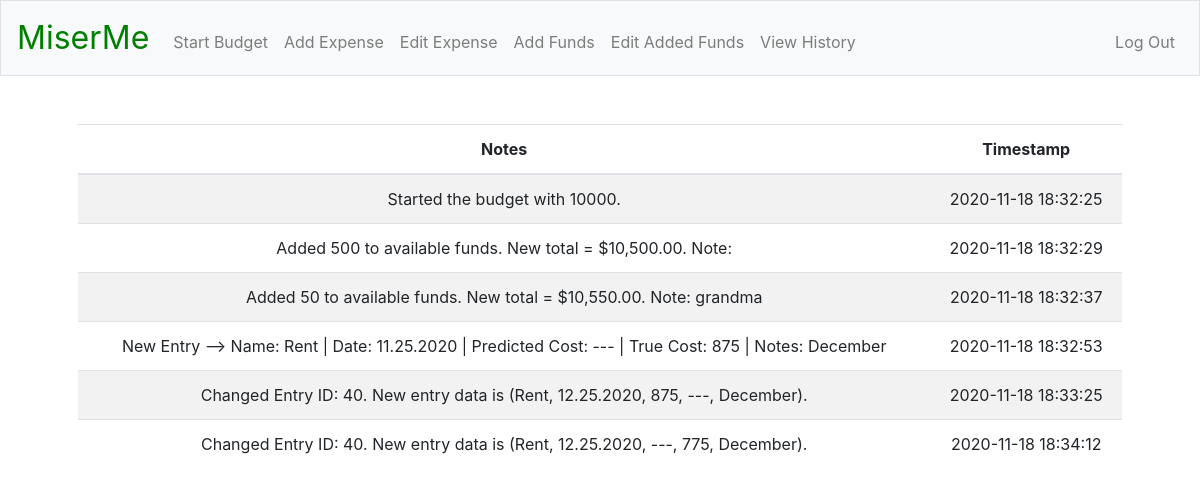
Before: /history (signed in) with the older database file.
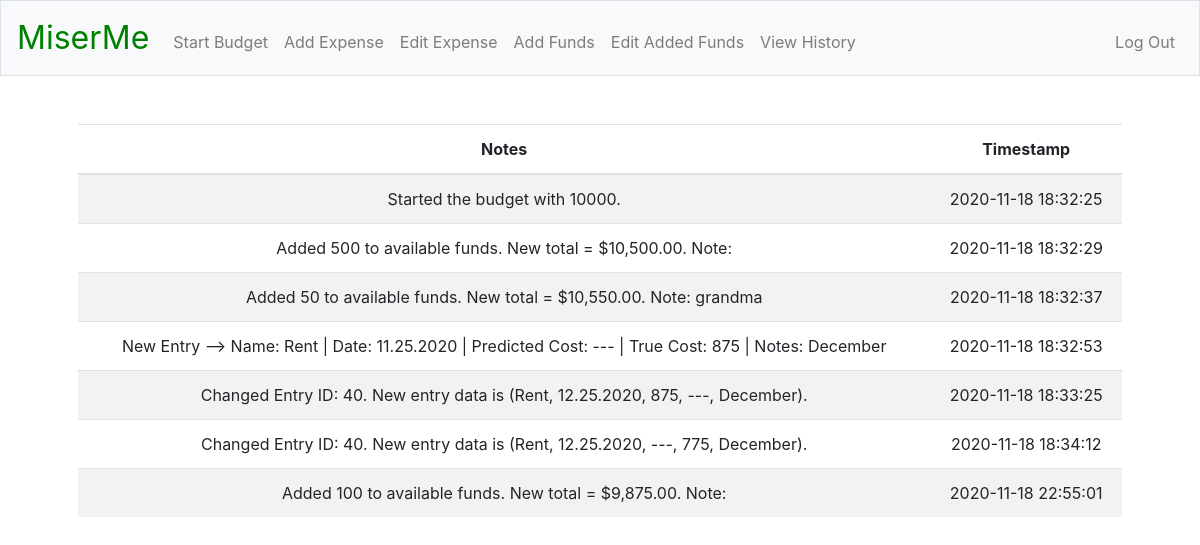
After: the same page with the newer database file.
### tables this page shows
CREATE TABLE history (
history_id INTEGER PRIMARY KEY AUTOINCREMENT NOT NULL,
user_id INTEGER NOT NULL,
notes TEXT NOT NULL,
timestamp DATETIME DEFAULT (DATETIME(CURRENT_TIMESTAMP, 'LOCALTIME')),
FOREIGN KEY(user_id) REFERENCES registrants(id));

### app.py (the view)
@app.route("/history")
@login_required
def history():
    c.execute("""
    SELECT notes, timestamp FROM history WHERE user_id = :user_id;
    """, {"user_id": session["user_id"]})
    rows = c.fetchall()
    entries = []
    for row in rows:
        entries.append({
            "notes": row[0],
            "timestamp": row[1]
        })
    return render_template("history.html", entries = entries)

### helpers.py (called while the page is built)
def login_required(f):
    @wraps(f)
    def decorated_functions(*args, **kwargs):
        if session.get("user_id") is None:
            return redirect("/login")
        return f(*args, **kwargs)
    return decorated_functions

### templates/history.html (shortened to what this page needs)
{% extends "layout.html" %}
{% block main %}
    <table class="table table-striped">
        <thead>
            <tr>
                <th>Notes</th>
                <th>Timestamp</th>
            </tr>
        </thead>
        <tbody>
            {% for i in entries %}
            <tr>
                <td>{{ i["notes"] }}</td>
                <td>{{ i["timestamp"] }}</td>
            </tr>
            {% endfor %}
        </tbody>
    </table>
{% endblock %}

Changed rows visible on the page:
added history: notes "Added 100 to available funds. New total = $9,875.00. Note:", timestamp "2020-11-18 22:55:01"
